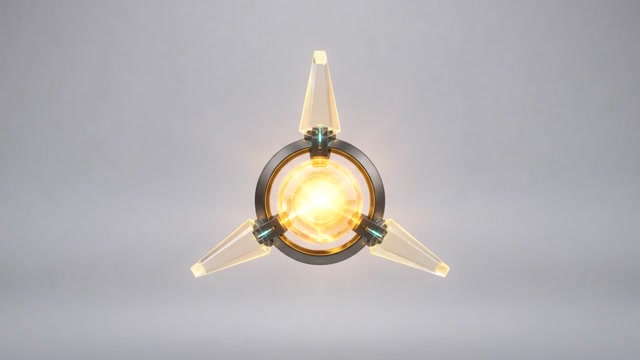
#> input picture examples/space-friends/characters/lux/v002/design_videos/v002/design_presence_frames/frame_01.jpg, 640 x 360 px; its folder holds only this picture in this run
$ python -i assets.py   (imports and definitions only)
#> lines starting #> are read from the running program, lines starting #| are printed output that depends on the picture
#> further down, picture is the input picture: PIL image 640x360 RGB; mean R, G, B 181.3, 178.2, 180.2
from __future__ import annotations

import hashlib
import json
import shutil
import subprocess
from dataclasses import asdict, dataclass
from pathlib import Path

import imageio_ffmpeg
from PIL import Image, ImageStat

IMAGE_EXTENSIONS = {".png", ".jpg", ".jpeg", ".webp"}
VIDEO_EXTENSIONS = {".mp4", ".mov", ".m4v", ".webm"}
AUDIO_EXTENSIONS = {".wav", ".mp3", ".m4a", ".aac", ".flac", ".ogg"}
SUPPORTED_ASSET_EXTENSIONS = IMAGE_EXTENSIONS | VIDEO_EXTENSIONS | AUDIO_EXTENSIONS


# [49 lines left out: functions _sha256, import_assets, not called in this run]


@dataclass
class AssetRecord:
    original_name: str
    original_path: str
    kind: str
    role: str
    notes: str
    prepared_path: str | None = None
    api_path: str | None = None
    character_pair_path: str | None = None
    cat_path: str | None = None
    dog_path: str | None = None


# [41 lines left out: functions read_story, _role_for_name, not called in this run]


def _longest_bright_band(image: Image.Image) -> tuple[int, int]:
    sample = image.convert("L").resize((128, image.height))
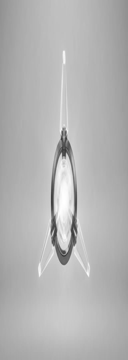
#> sample: PIL image 128x360 L; min 57, max 255, mean 179.4
    means = [ImageStat.Stat(sample.crop((0, y, 128, y + 1))).mean[0] for y in range(image.height)]
#> means = 360 values, max 188.8 at index 210, min 168.2 at index 150, mean 179.4
    mask = [value >= 18 for value in means]
#> mask = 360 items, first 6: True, True, True, True, True, True
    best_start = 0
    best_end = image.height
#> best_end = 360
    current_start: int | None = None
    for index, enabled in enumerate(mask + [False]):
        if enabled and current_start is None:
            current_start = index
        elif not enabled and current_start is not None:
            if index - current_start > best_end - best_start:
                best_start, best_end = current_start, index
            current_start = None
#> this loop made 361 passes
#> current_start on pass 1: 0
#> after the loop, best_end = 360; best_start = 0
    if best_end - best_start < image.height * 0.25:
        return 0, image.height
    return best_start, best_end


# [138 lines left out: functions _prepare_image, _extract_video_frame, prepare_assets, save_manifest, load_manifest, not called in this run]

>>> from PIL import Image
>>> picture = Image.open('../../examples/space-friends/characters/lux/v002/design_videos/v002/design_presence_frames/frame_01.jpg')
>>> result = _longest_bright_band(picture)
#> result = (0, 360)

$ run again, on examples/space-friends/characters/lux/v002/design_videos/v002/design_presence_frames/frame_04.jpg
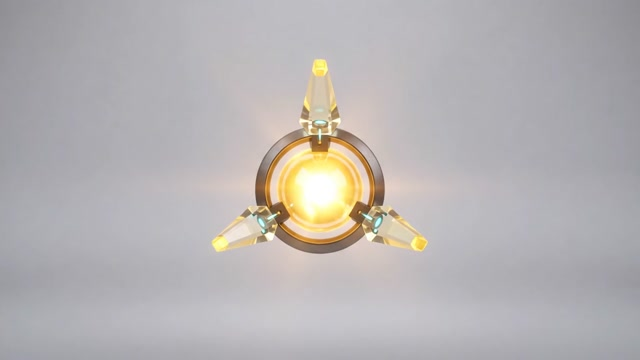
#> input picture examples/space-friends/characters/lux/v002/design_videos/v002/design_presence_frames/frame_04.jpg, 640 x 360 px
#> picture is the input picture: PIL image 640x360 RGB; mean R, G, B 182.2, 178.5, 179
#> in _longest_bright_band, `sample = image.convert("L").resize((128, image.height))`:
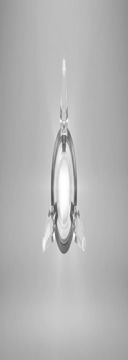
#> sample: PIL image 128x360 L; min 77, max 255, mean 179.7
#> means = 360 values, max 189.5 at index 187, min 168.6 at index 359, mean 179.7
#> mask = 360 items, first 6: True, True, True, True, True, True
#> the loop in _longest_bright_band, `for index, enabled in enumerate(mask + [False]):` made 361 passes
#> current_start on pass 1: 0
#> after the loop in _longest_bright_band, `for index, enabled in enumerate(mask + [False]):`: best_end = 360; best_start = 0
#> result = (0, 360)
